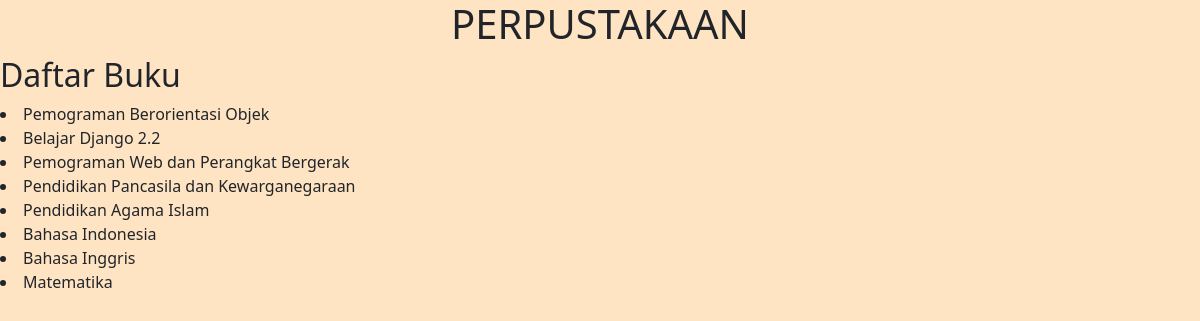
Page /buku/ on the committed database.
### perpustakaan/models.py (models this page shows, shortened)
class Buku(models.Model):
    judul = models.CharField(max_length=50)
    penulis = models.CharField(max_length=40)
    penerbit = models.CharField(max_length=40)
    jumlah = models.IntegerField(null=True)
    kelompok_id = models.ForeignKey(Kelompok, on_delete=models.CASCADE, null=True)

### perpustakaan/views.py (the view)
# urls.py: path('buku/', buku),
def buku(request):
    books = Buku.objects.all()
    konteks = {
        'books' : books,
    }
    return render(request, 'buku.html', konteks)

### perpustakaan/templates/buku.html (shortened to what this page needs)
{% extends 'base.html' %}
{% block content %}
    <h2>Daftar Buku</h2>
    {% for buku in books %}
        <li>{{ buku.judul }}</li>
    {% endfor %}
{% endblock %}

### templates/base.html (shortened to what this page needs)
{% load static %}
<!DOCTYPE html>
<html lang="en">
<head>
    <link rel="stylesheet" href="{% static 'css/bootstrap.min.css' %}">
    <link rel="stylesheet" href="{% static 'css/style.css' %}">
</head>
<body>
    {% include 'judul.html' %}
    {% block content %}
    {% endblock %}
</body>
</html>

### templates/judul.html
<center>
    <h1>PERPUSTAKAAN</h1>
</center>

### static/css/style.css (style rules this page uses)
body { background-color: bisque; }

### rows in the picture
Buku: judul "Pemograman Berorientasi Objek"
Buku: judul "Belajar Django 2.2"
Buku: judul "Pemograman Web dan Perangkat Bergerak"
Buku: judul "Pendidikan Pancasila dan Kewarganegaraan"
Buku: judul "Pendidikan Agama Islam"
Buku: judul "Bahasa Indonesia"
Buku: judul "Bahasa Inggris"
Buku: judul "Matematika"
